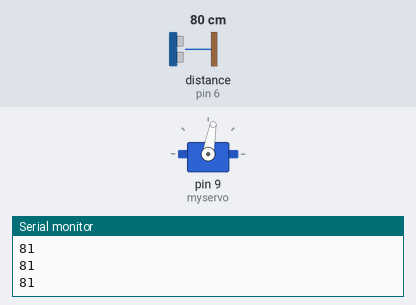
A sketch run on a simulated Arduino Uno, built with avr-gcc and run on an emulated ATmega328P. On the bench: servo, the last lines printed to the serial monitor. Inputs (shaded band) come from the test bench; at power-on: distance to the obstacle (sensor on pin 6) 80 cm. The echo pulse lasts 58.3 µs per cm.

Above: at 1.2 s.
1.3 s: distance to the obstacle (sensor on pin 6) set to 11 cm
2.8 s: distance to the obstacle (sensor on pin 6) set to 8 cm
At 3.6 s:
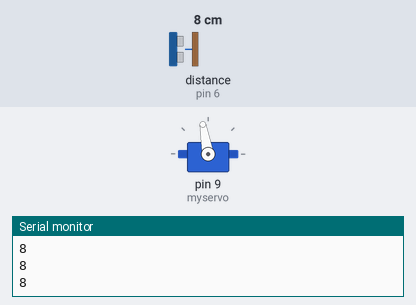
4.3 s: distance to the obstacle (sensor on pin 6) set to 18 cm
At 5.5 s:
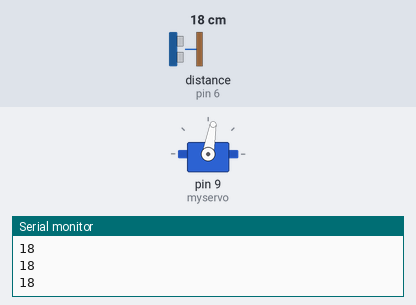
5.8 s: distance to the obstacle (sensor on pin 6) set to 2 cm
At 6.8 s:
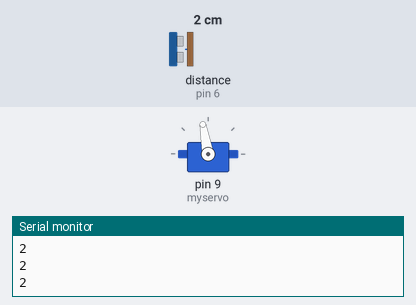
Timing chart, 0 to 8.3 s (numbered marks = the images above; inputs shaded):
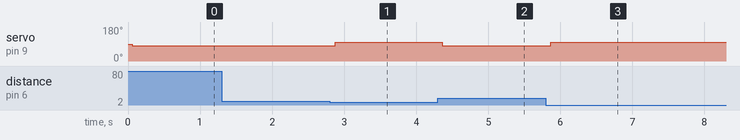

The sketch:

NewPing.ino
```cpp
#include <NewPing.h>
#include <Servo.h>
Servo myservo;
#define TRIGGER_PIN 7
#define ECHO_PIN 6
#define MAX_DISTANCE 200

int cm = 0;
NewPing myHCSR04(TRIGGER_PIN, ECHO_PIN, MAX_DISTANCE);

void setup() {
 Serial.begin(9600);
 myservo.attach(9);
}
void loop() {
    cm = myHCSR04.ping_cm();
     Serial.println(cm);
     delay(50);
    if ( cm != 0 && cm < 150)
  {
    if (cm < 10) {
      myservo.write(100);
    }
    if (cm > 10) {
       myservo.write(80);
    }
  }
}
```

Measured:
- the behaviour switches between 10 and 9 cm on distance to the obstacle (sensor on pin 6) (found by bisection; images 0 and 1)
- after the input at 2.8 s, servo on pin 9 (myservo): 80° → 100° after 0.08 s
- after the input at 4.3 s, servo on pin 9 (myservo): 100° → 80° after 0.06 s
- after the input at 5.8 s, servo on pin 9 (myservo): 80° → 100° after 0.07 s
